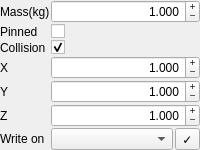
             <widget class="QWidget" name="widget_particle_simple" native="true">
              <layout class="QFormLayout" name="formLayout_3">
               <property name="horizontalSpacing">
                <number>1</number>
               </property>
               <property name="verticalSpacing">
                <number>1</number>
               </property>
               <property name="leftMargin">
                <number>0</number>
               </property>
               <property name="topMargin">
                <number>0</number>
               </property>
               <property name="rightMargin">
                <number>0</number>
               </property>
               <property name="bottomMargin">
                <number>0</number>
               </property>
               <item row="0" column="0">
                <widget class="QLabel" name="label_particle_simple_mass">
                 <property name="text">
                  <string>Mass(kg)</string>
                 </property>
                </widget>
               </item>
               <item row="0" column="1">
                <widget class="QDoubleSpinBox" name="doubleSpinBox_particle_simple_mass">
                 <property name="focusPolicy">
                  <enum>Qt::ClickFocus</enum>
                 </property>
                 <property name="alignment">
                  <set>Qt::AlignRight|Qt::AlignTrailing|Qt::AlignVCenter</set>
                 </property>
                 <property name="buttonSymbols">
                  <enum>QAbstractSpinBox::PlusMinus</enum>
                 </property>
                 <property name="accelerated">
                  <bool>true</bool>
                 </property>
                 <property name="decimals">
                  <number>3</number>
                 </property>
                 <property name="maximum">
                  <double>10000.000000000000000</double>
                 </property>
                 <property name="singleStep">
                  <double>0.050000000000000</double>
                 </property>
                 <property name="stepType">
                  <enum>QAbstractSpinBox::DefaultStepType</enum>
                 </property>
                 <property name="value">
                  <double>1.000000000000000</double>
                 </property>
                </widget>
               </item>
               <item row="2" column="0">
                <widget class="QLabel" name="label_particle_simple_collision">
                 <property name="text">
                  <string>Collision</string>
                 </property>
                </widget>
               </item>
               <item row="2" column="1">
                <widget class="QCheckBox" name="checkBox_particle_simple_collision">
                 <property name="focusPolicy">
                  <enum>Qt::NoFocus</enum>
                 </property>
                 <property name="text">
                  <string/>
                 </property>
                 <property name="checked">
                  <bool>true</bool>
                 </property>
                </widget>
               </item>
               <item row="3" column="0">
                <widget class="QLabel" name="label_particle_simple_x">
                 <property name="text">
                  <string>X</string>
                 </property>
                </widget>
               </item>
               <item row="3" column="1">
                <widget class="QDoubleSpinBox" name="doubleSpinBox_particle_simple_x">
                 <property name="focusPolicy">
                  <enum>Qt::ClickFocus</enum>
                 </property>
                 <property name="alignment">
                  <set>Qt::AlignRight|Qt::AlignTrailing|Qt::AlignVCenter</set>
                 </property>
                 <property name="buttonSymbols">
                  <enum>QAbstractSpinBox::PlusMinus</enum>
                 </property>
                 <property name="accelerated">
                  <bool>true</bool>
                 </property>
                 <property name="decimals">
                  <number>3</number>
                 </property>
                 <property name="minimum">
                  <double>-100.000000000000000</double>
                 </property>
                 <property name="maximum">
                  <double>100.000000000000000</double>
                 </property>
                 <property name="singleStep">
                  <double>0.050000000000000</double>
                 </property>
                 <property name="stepType">
                  <enum>QAbstractSpinBox::DefaultStepType</enum>
                 </property>
                 <property name="value">
                  <double>1.000000000000000</double>
                 </property>
                </widget>
               </item>
               <item row="4" column="0">
                <widget class="QLabel" name="label_particle_simple_y">
                 <property name="text">
                  <string>Y</string>
                 </property>
                </widget>
               </item>
               <item row="4" column="1">
                <widget class="QDoubleSpinBox" name="doubleSpinBox_particle_simple_y">
                 <property name="focusPolicy">
                  <enum>Qt::ClickFocus</enum>
                 </property>
                 <property name="alignment">
                  <set>Qt::AlignRight|Qt::AlignTrailing|Qt::AlignVCenter</set>
                 </property>
                 <property name="buttonSymbols">
                  <enum>QAbstractSpinBox::PlusMinus</enum>
                 </property>
                 <property name="accelerated">
                  <bool>true</bool>
                 </property>
                 <property name="decimals">
                  <number>3</number>
                 </property>
                 <property name="minimum">
                  <double>-100.000000000000000</double>
                 </property>
                 <property name="maximum">
                  <double>100.000000000000000</double>
                 </property>
                 <property name="singleStep">
                  <double>0.050000000000000</double>
                 </property>
                 <property name="stepType">
                  <enum>QAbstractSpinBox::DefaultStepType</enum>
                 </property>
                 <property name="value">
                  <double>1.000000000000000</double>
                 </property>
                </widget>
               </item>
               <item row="5" column="0">
                <widget class="QLabel" name="label_particle_simple_z">
                 <property name="text">
                  <string>Z</string>
                 </property>
                </widget>
               </item>
               <item row="5" column="1">
                <widget class="QDoubleSpinBox" name="doubleSpinBox_particle_simple_z">
                 <property name="focusPolicy">
                  <enum>Qt::ClickFocus</enum>
                 </property>
                 <property name="alignment">
                  <set>Qt::AlignRight|Qt::AlignTrailing|Qt::AlignVCenter</set>
                 </property>
                 <property name="buttonSymbols">
                  <enum>QAbstractSpinBox::PlusMinus</enum>
                 </property>
                 <property name="accelerated">
                  <bool>true</bool>
                 </property>
                 <property name="decimals">
                  <number>3</number>
                 </property>
                 <property name="minimum">
                  <double>-100.000000000000000</double>
                 </property>
                 <property name="maximum">
                  <double>100.000000000000000</double>
                 </property>
                 <property name="singleStep">
                  <double>0.050000000000000</double>
                 </property>
                 <property name="stepType">
                  <enum>QAbstractSpinBox::DefaultStepType</enum>
                 </property>
                 <property name="value">
                  <double>1.000000000000000</double>
                 </property>
                </widget>
               </item>
               <item row="6" column="0">
                <widget class="QLabel" name="label_particle_simple_write">
                 <property name="text">
                  <string>Write on</string>
                 </property>
                </widget>
               </item>
               <item row="6" column="1">
                <layout class="QHBoxLayout" name="horizontalLayout_particle_simple_write">
                 <property name="spacing">
                  <number>2</number>
                 </property>
                 <item>
                  <widget class="QComboBox" name="comboBox_particle_simple_write">
                   <property name="focusPolicy">
                    <enum>Qt::NoFocus</enum>
                   </property>
                  </widget>
                 </item>
                 <item>
                  <widget class="QToolButton" name="toolButton_particle_simple_write">
                   <property name="focusPolicy">
                    <enum>Qt::NoFocus</enum>
                   </property>
                   <property name="text">
                    <string>✓</string>
                   </property>
                  </widget>
                 </item>
                </layout>
               </item>
               <item row="1" column="0">
                <widget class="QLabel" name="label_particle_simple_pinned">
                 <property name="text">
                  <string>Pinned</string>
                 </property>
                </widget>
               </item>
               <item row="1" column="1">
                <widget class="QCheckBox" name="checkBox_particle_simple_pinned">
                 <property name="text">
                  <string/>
                 </property>
                </widget>
               </item>
              </layout>
             </widget>
